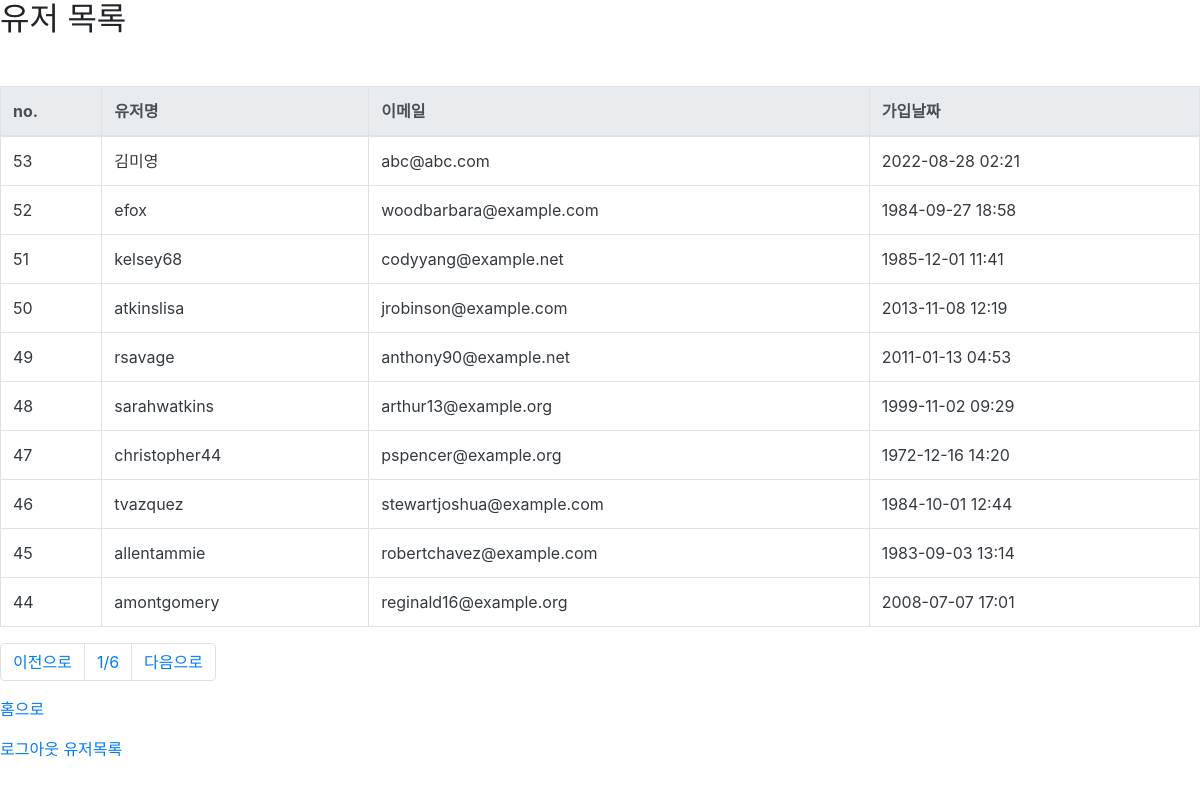
The page /users/ (signed in) on the database its author committed.
### user/models.py (models this page shows, shortened)
class User(AbstractUser):
    register_date = models.DateTimeField(auto_now_add=True, verbose_name="등록날짜")
    class Meta:
        verbose_name = "사용자"
        verbose_name_plural = "사용자"

### user/views.py (the view)
# urls.py: path("users/", user_list_view, name="user_list"),
@login_required
def user_list_view(request):
    page = int(request.GET.get("p", 1))
    users = User.objects.all().order_by("-id")
    paginator = Paginator(users, 10)
    users = paginator.get_page(page)
    return render(request, "users.html", {"users": users})

### templates/users.html (shortened to what this page needs)
{% extends "base.html" %}
{% block content %}
<h2>유저 목록</h2>
<div class="row mt-5">
  <div class="col-12">
    <table class="table table-bordered">
      <thead class="thead-light">
        <tr>
          <th scope="col">no.</th>
          <th scope="col">유저명</th>
          <th scope="col">이메일</th>
          <th scope="col">가입날짜</th>
        </tr>
      </thead>
      <tbody class="text-dark">
        {% for user in users %}
        <tr>
          <td scope="row">{{ user.id }}</td>
          <td>{{ user.username }}</td>
          <td>{{ user.email }}</td>
          <td>{{ user.register_date|date:'Y-m-d H:i' }}</td>
        </tr>
        {% endfor %}
      </tbody>
    </table>
  </div>
</div>
<nav aria-label="Page navigation example">
  <ul class="pagination">
    {% if users.has_previous %}
    <li class="page-item">
      <a class="page-link" href="?p={{users.previous_page_number }}">이전으로</a>
    </li>
    {% else %}
    <li class="page-item">
      <a class="page-link" href="#">이전으로</a>
    </li>
    {% endif %}
    <li class="page-item">
      <a class="page-link" href="?p={{users.number|add:1 }}">{{users.number}}/{{users.paginator.num_pages}}</a>
    </li>
    {% if users.has_next %}
    <li class="page-item">
      <a class="page-link" href="?p={{users.next_page_number }}">다음으로</a>
    </li>
    {% else %}
    <li class="page-item">
      <a class="page-link" href="#">다음으로</a>
    </li>
    {% endif %}
  </ul>
</nav>
<p>
  <a href="{% url 'index' %}">홈으로</a>
</p>
{% endblock %}

### templates/base.html (shortened to what this page needs)
<!DOCTYPE html>
<html lang="en">
  <head>
    <link
      rel="stylesheet"
      href="https://cdn.jsdelivr.net/npm/bootstrap@4.6.0/dist/css/bootstrap.min.css"
    />
  </head>
  <body>
    {% block content %}
    {% endblock %}
     {% if user.is_authenticated %}
    <a href="{% url 'logout' %}">로그아웃</a>
    <a href="{% url 'user_list' %}">유저목록</a>
    {% else %}
    <a href="{% url 'register' %}">회원가입</a>
    <a href="{% url 'login' %}">로그인</a>
    {% endif %}
   </body>
</html>

### rows shown on the page
User: id "53", username "김미영", email "abc@abc.com", register_date "2022-08-28 02:21"
User: id "52", username "efox", email "woodbarbara@example.com", register_date "1984-09-27 18:58"
User: id "51", username "kelsey68", email "codyyang@example.net", register_date "1985-12-01 11:41"
User: id "50", username "atkinslisa", email "jrobinson@example.com", register_date "2013-11-08 12:19"
User: id "49", username "rsavage", email "anthony90@example.net", register_date "2011-01-13 04:53"
User: id "48", username "sarahwatkins", email "arthur13@example.org", register_date "1999-11-02 09:29"
User: id "47", username "christopher44", email "pspencer@example.org", register_date "1972-12-16 14:20"
User: id "46", username "tvazquez", email "stewartjoshua@example.com", register_date "1984-10-01 12:44"
User: id "45", username "allentammie", email "robertchavez@example.com", register_date "1983-09-03 13:14"
User: id "44", username "amontgomery", email "reginald16@example.org", register_date "2008-07-07 17:01"

### other values the page prints
{{ users.number }} "1"
{{ users.paginator.num_pages }} "6"
